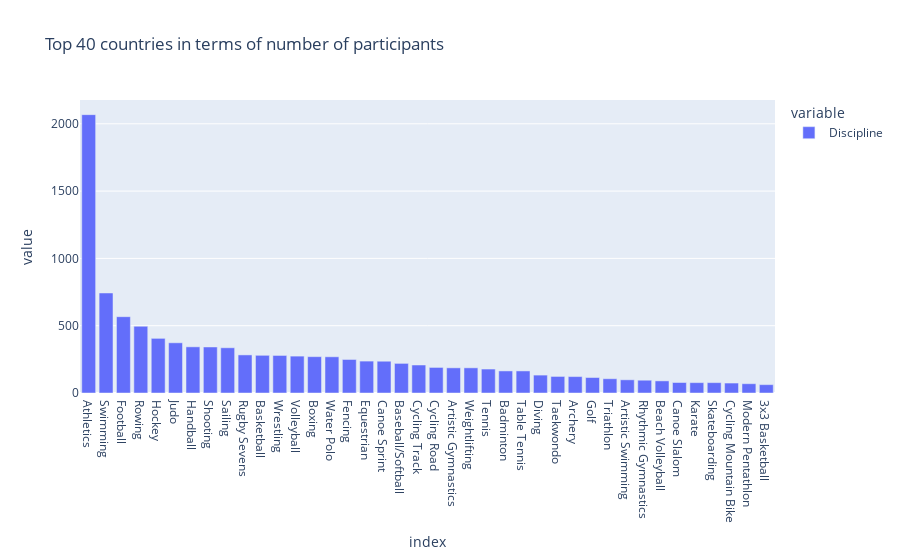

This figure's notebook cell:
### Code cell
z=x[:40]
x=df1.NOC.value_counts()
plt.figure(figsize=(12,6))
px.bar(z,title='Top 40 countries in terms of number of participants')

### Figure 1 — Plotly figure (JSON) as saved in the notebook; plotly's stock layout.template omitted (floating-point values rounded to 4 significant figures)
{"data": [{"alignmentgroup": "True", "hovertemplate": "variable=Discipline<br>index=%{x}<br>value=%{y}<extra></extra>", "legendgroup": "Discipline", "marker": {"color": "#636efa", "pattern": {"shape": ""}}, "name": "Discipline", "offsetgroup": "Discipline", "orientation": "v", "showlegend": true, "textposition": "auto", "type": "bar", "x": ["Athletics", "Swimming", "Football", "Rowing", "Hockey", "Judo", "Handball", "Shooting", "Sailing", "Rugby Sevens", "Basketball", "Wrestling", "Volleyball", "Boxing", "Water Polo", "Fencing", "Equestrian", "Canoe Sprint", "Baseball/Softball", "Cycling Track", "Cycling Road", "Artistic Gymnastics", "Weightlifting", "Tennis", "Badminton", "Table Tennis", "Diving", "Taekwondo", "Archery", "Golf", "Triathlon", "Artistic Swimming", "Rhythmic Gymnastics", "Beach Volleyball", "Canoe Slalom", "Karate", "Skateboarding", "Cycling Mountain Bike", "Modern Pentathlon", "3x3 Basketball"], "xaxis": "x", "y": [2068, 743, 567, 496, 406, 373, 343, 342, 336, 283, 280, 279, 274, 270, 269, 249, 237, 236, 220, 208, 190, 187, 187, 178, 164, 164, 133, 123, 122, 115, 106, 98, 95, 90, 78, 77, 77, 74, 69, 62], "yaxis": "y"}], "layout": {"barmode": "relative", "legend": {"title": {"text": "variable"}, "tracegroupgap": 0}, "title": {"text": "Top 40 countries in terms of number of participants"}, "xaxis": {"anchor": "y", "domain": [0, 1], "title": {"text": "index"}}, "yaxis": {"anchor": "x", "domain": [0, 1], "title": {"text": "value"}}}}
